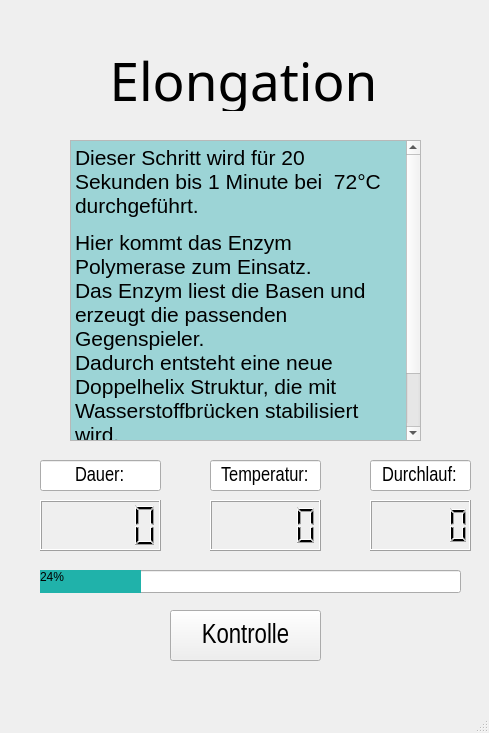
<?xml version="1.0" encoding="UTF-8"?>
<ui version="4.0">
 <class>AblaufWindowElong</class>
 <widget class="QMainWindow" name="AblaufWindowElong">
  <property name="geometry">
   <rect>
    <x>0</x>
    <y>0</y>
    <width>489</width>
    <height>733</height>
   </rect>
  </property>
  <property name="windowTitle">
   <string>Elongation</string>
  </property>
  <widget class="QWidget" name="centralwidget">
   <widget class="QTextEdit" name="textEdit">
    <property name="geometry">
     <rect>
      <x>70</x>
      <y>140</y>
      <width>351</width>
      <height>301</height>
     </rect>
    </property>
    <property name="readOnly">
     <bool>true</bool>
    </property>
    <property name="html">
     <string>&lt;!DOCTYPE HTML PUBLIC &quot;-//W3C//DTD HTML 4.0//EN&quot; &quot;http://www.w3.org/TR/REC-html40/strict.dtd&quot;&gt;
&lt;html&gt;&lt;head&gt;&lt;meta name=&quot;qrichtext&quot; content=&quot;1&quot; /&gt;&lt;meta charset=&quot;utf-8&quot; /&gt;&lt;style type=&quot;text/css&quot;&gt;
p, li { white-space: pre-wrap; }
hr { height: 1px; border-width: 0; }
li.unchecked::marker { content: &quot;\2610&quot;; }
li.checked::marker { content: &quot;\2612&quot;; }
&lt;/style&gt;&lt;/head&gt;&lt;body style=&quot; font-family:'Segoe UI'; font-size:9pt; font-weight:400; font-style:normal;&quot; bgcolor=&quot;#9cd4d6&quot;&gt;
&lt;p style=&quot; margin-top:12px; margin-bottom:12px; margin-left:0px; margin-right:0px; -qt-block-indent:0; text-indent:0px;&quot;&gt;&lt;span style=&quot; font-family:'Arial Narrow','sans-serif'; font-size:16pt;&quot;&gt;Dieser Schritt wird für 20 Sekunden bis 1 Minute bei  72°C durchgeführt. &lt;/span&gt;&lt;/p&gt;
&lt;p style=&quot; margin-top:12px; margin-bottom:12px; margin-left:0px; margin-right:0px; -qt-block-indent:0; text-indent:0px;&quot;&gt;&lt;span style=&quot; font-family:'Arial Narrow','sans-serif'; font-size:16pt;&quot;&gt;Hier kommt das Enzym Polymerase zum Einsatz. &lt;br /&gt;Das Enzym liest die Basen und erzeugt die passenden Gegenspieler. &lt;br /&gt;Dadurch entsteht eine neue Doppelhelix Struktur, die mit Wasserstoffbrücken stabilisiert wird. &lt;/span&gt;&lt;/p&gt;
&lt;p style=&quot; margin-top:12px; margin-bottom:12px; margin-left:0px; margin-right:0px; -qt-block-indent:0; text-indent:0px;&quot;&gt;&lt;span style=&quot; font-family:'Arial Narrow','sans-serif'; font-size:16pt;&quot;&gt;Diese passiert kann nur von 3‘ zu 5‘ passieren.&lt;/span&gt;&lt;span style=&quot; font-family:'Arrial Narrow'; font-size:16pt;&quot;&gt; &lt;/span&gt;&lt;/p&gt;&lt;/body&gt;&lt;/html&gt;</string>
    </property>
   </widget>
   <widget class="QLabel" name="label">
    <property name="geometry">
     <rect>
      <x>-2</x>
      <y>50</y>
      <width>491</width>
      <height>61</height>
     </rect>
    </property>
    <property name="font">
     <font>
      <family>Tw Cen MT</family>
      <pointsize>40</pointsize>
      <bold>false</bold>
     </font>
    </property>
    <property name="text">
     <string>Elongation</string>
    </property>
    <property name="alignment">
     <set>Qt::AlignCenter</set>
    </property>
   </widget>
   <widget class="QPushButton" name="btn_Kontrolle">
    <property name="geometry">
     <rect>
      <x>170</x>
      <y>610</y>
      <width>151</width>
      <height>51</height>
     </rect>
    </property>
    <property name="font">
     <font>
      <family>Arial Narrow</family>
      <pointsize>20</pointsize>
     </font>
    </property>
    <property name="text">
     <string>Kontrolle</string>
    </property>
   </widget>
   <widget class="QLCDNumber" name="DL_zaehler">
    <property name="geometry">
     <rect>
      <x>370</x>
      <y>500</y>
      <width>101</width>
      <height>51</height>
     </rect>
    </property>
   </widget>
   <widget class="QLineEdit" name="DL_line">
    <property name="geometry">
     <rect>
      <x>370</x>
      <y>460</y>
      <width>101</width>
      <height>31</height>
     </rect>
    </property>
    <property name="font">
     <font>
      <family>Arial Narrow</family>
      <pointsize>15</pointsize>
     </font>
    </property>
    <property name="text">
     <string>Durchlauf:</string>
    </property>
    <property name="alignment">
     <set>Qt::AlignCenter</set>
    </property>
    <property name="readOnly">
     <bool>true</bool>
    </property>
   </widget>
   <widget class="QLCDNumber" name="Timer_zaehler">
    <property name="geometry">
     <rect>
      <x>40</x>
      <y>500</y>
      <width>121</width>
      <height>51</height>
     </rect>
    </property>
   </widget>
   <widget class="QLineEdit" name="Dauer_line">
    <property name="geometry">
     <rect>
      <x>40</x>
      <y>460</y>
      <width>121</width>
      <height>31</height>
     </rect>
    </property>
    <property name="font">
     <font>
      <family>Arial Narrow</family>
      <pointsize>15</pointsize>
     </font>
    </property>
    <property name="text">
     <string>Dauer:</string>
    </property>
    <property name="alignment">
     <set>Qt::AlignCenter</set>
    </property>
    <property name="readOnly">
     <bool>true</bool>
    </property>
   </widget>
   <widget class="QLCDNumber" name="temp_sensE">
    <property name="geometry">
     <rect>
      <x>210</x>
      <y>500</y>
      <width>111</width>
      <height>51</height>
     </rect>
    </property>
   </widget>
   <widget class="QLineEdit" name="Temp_line">
    <property name="geometry">
     <rect>
      <x>210</x>
      <y>460</y>
      <width>111</width>
      <height>31</height>
     </rect>
    </property>
    <property name="font">
     <font>
      <family>Arial Narrow</family>
      <pointsize>15</pointsize>
     </font>
    </property>
    <property name="text">
     <string>Temperatur:</string>
    </property>
    <property name="alignment">
     <set>Qt::AlignCenter</set>
    </property>
    <property name="readOnly">
     <bool>true</bool>
    </property>
   </widget>
   <widget class="QProgressBar" name="progressBar_elong">
    <property name="geometry">
     <rect>
      <x>40</x>
      <y>570</y>
      <width>421</width>
      <height>23</height>
     </rect>
    </property>
    <property name="toolTip">
     <string>&lt;html&gt;&lt;head/&gt;&lt;body&gt;&lt;p&gt;&lt;br/&gt;&lt;/p&gt;&lt;/body&gt;&lt;/html&gt;</string>
    </property>
    <property name="styleSheet">
     <string notr="true">QProgressBar::chunk{
	background-color: #20B2AA
}</string>
    </property>
    <property name="value">
     <number>24</number>
    </property>
   </widget>
  </widget>
  <widget class="QMenuBar" name="menubar">
   <property name="geometry">
    <rect>
     <x>0</x>
     <y>0</y>
     <width>489</width>
     <height>22</height>
    </rect>
   </property>
  </widget>
  <widget class="QStatusBar" name="statusbar"/>
 </widget>
 <resources/>
 <connections/>
</ui>
